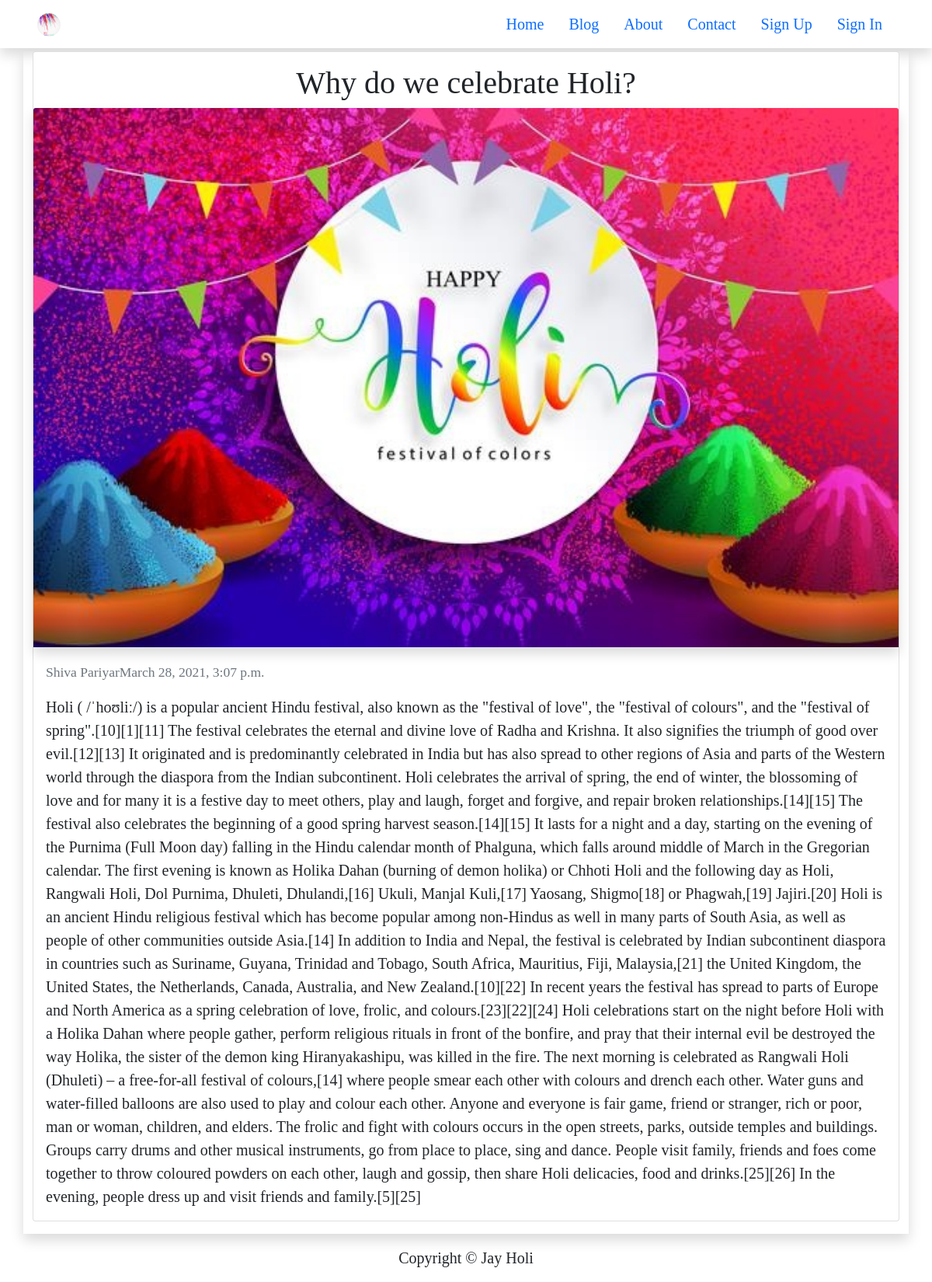
Screenshot of /fullposts/1/ with the database file from the repository.
### blog/models.py (models this page shows)
class BlogPost(models.Model):
    title = models.CharField(max_length=200)
    content = models.TextField()
    photo = models.ImageField(upload_to='media')
    author = models.CharField(max_length=100)
    date = models.DateTimeField(auto_now_add=True)

### blog/views.py (the view)
# urls.py: path('fullposts/<int:id>/', views.fullposts, name='fullposts'),
def fullposts(request, id):
    blogs = BlogPost.objects.get(pk=id)
    context = {
        'blogs': blogs,
    }
    return render(request, 'blog/fullposts.html', context)

### blog/templates/blog/fullposts.html (shortened to what this page needs)
{% extends 'blog/base.html' %}
{% block content %}
    <div class="container mt-1 shadow">
        <div class="card mb-3">
            <h1 class="card-title text-center mt-3">{{ blogs.title }}</h1>
            <img src="{{ blogs.photo.url }}" class="card-img-top shadow" alt="...">
            <div class="card-body">
                <p class="card-text"><small class="text-muted">{{ blogs.author }}{{ blogs.date }}</small></p>
                <p class="card-text">{{ blogs.content |safe }}</p>
            </div>
        </div>
    </div>
{% endblock content %}

### blog/static/blog/css/style.css (style rules this page uses)
body { font-family: 'Cormorant Garamond', serif; font-size: 20px; }

### rows the page displays
BlogPost: title "Why do we celebrate Holi?", photo (picture), author "Shiva Pariyar", date "March 28, 2021, 3:07 p.m.", content "Holi ( /ˈhoʊliː/) is a popular ancient Hindu festival, also known as the \"festival of love\", the \"festival of colours\", and the \"festival of spring\".[10][1][11] The festival celebrates the eternal and divine love of Radha and Krishna. It also signifies the triumph of good over evil.[12][13] It originated and is predominantly celebrated in India but has also spread to other regions of Asia and parts of the Western world through the diaspora from the Indian subcontinent. Holi celebrates the arrival of spring, the end of winter, the blossoming of love and for many it is a festive day to meet others, play and laugh, forget and forgive, and repair broken relationships.[14][15] The festival also…"
